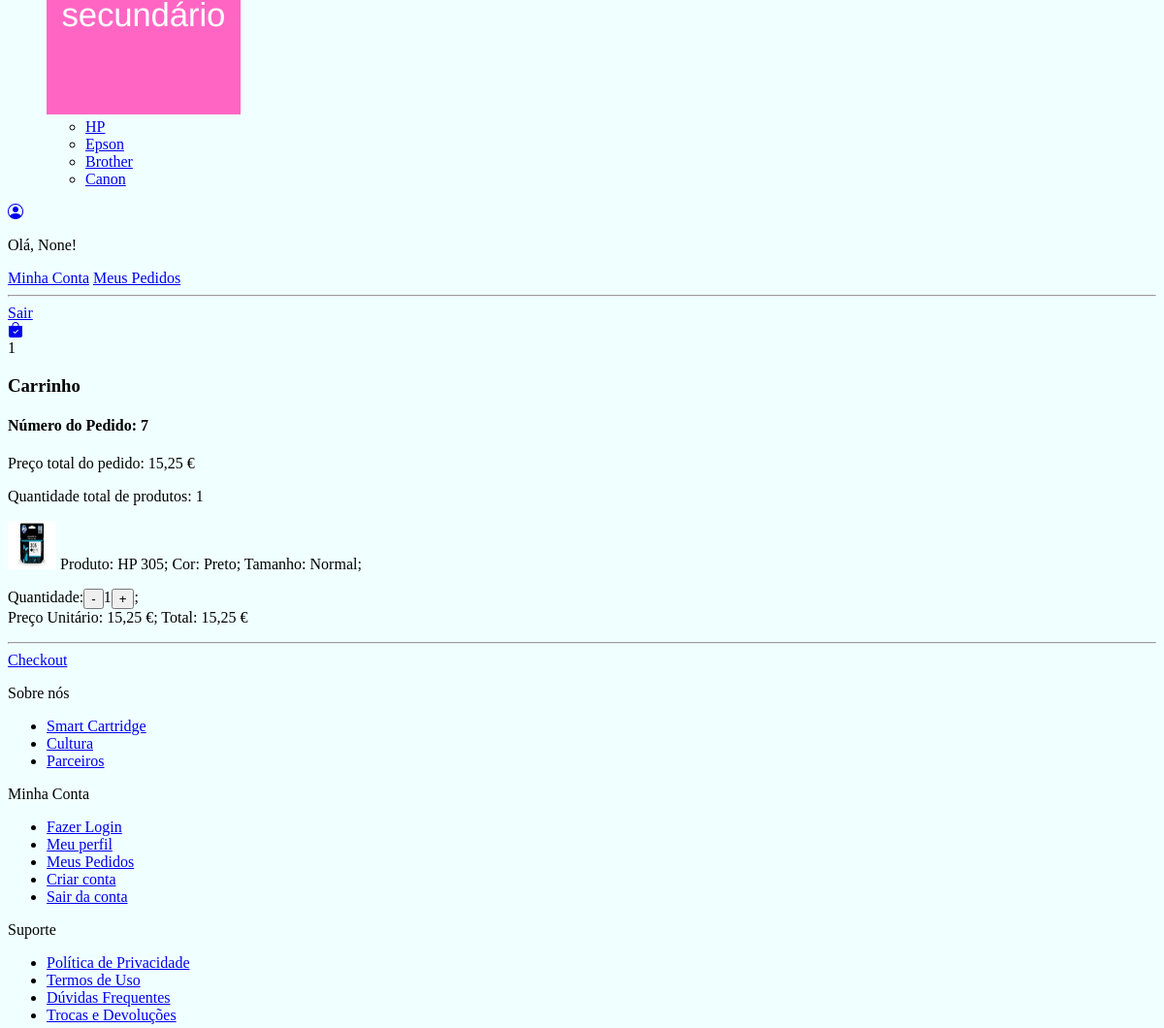
The app's page /carrinho/ (signed in, middle part), older data.
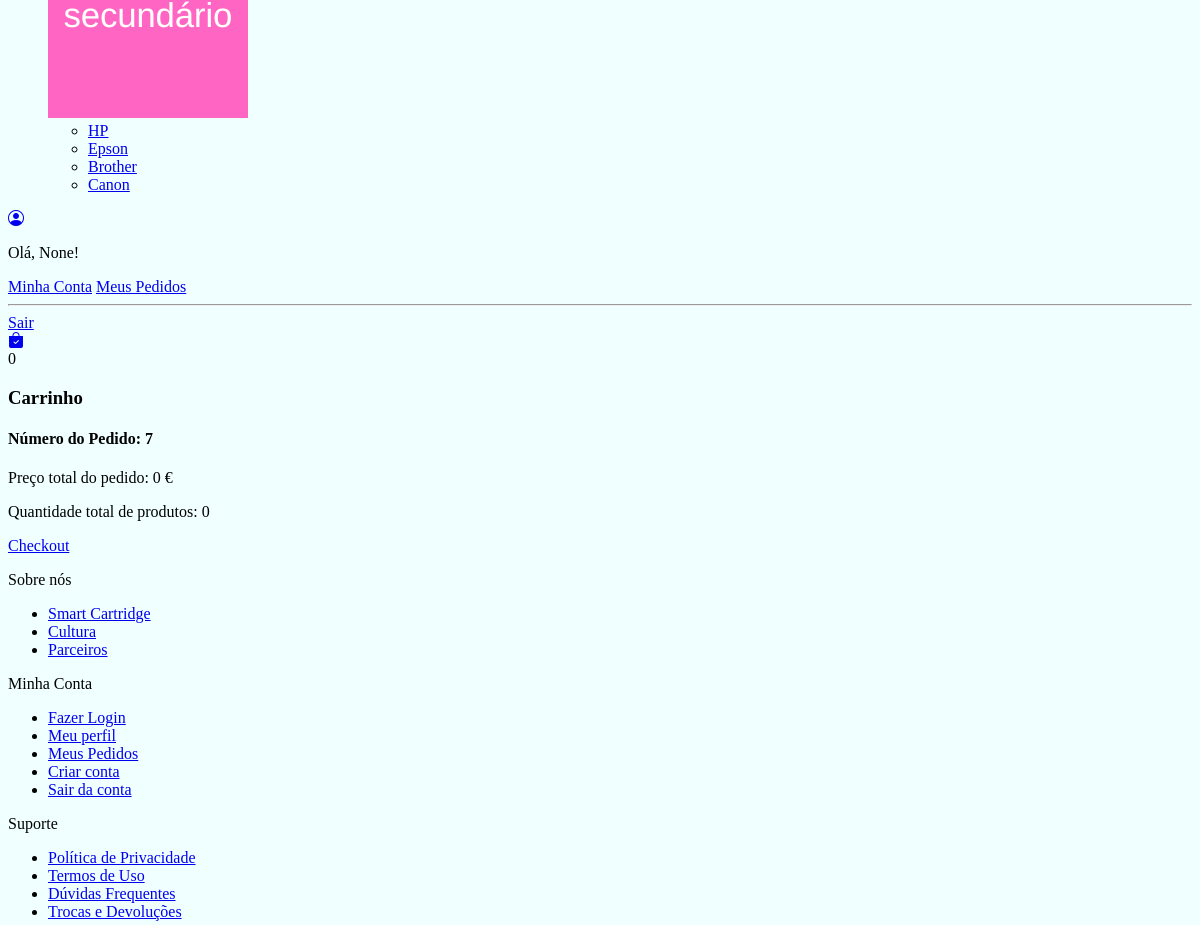
The same page, newer data.
### loja/models.py (models this page shows, shortened)
class Cliente(models.Model):
    nome = models.CharField(max_length=200, null=True, blank=True)
    email = models.CharField(max_length=200, null=True, blank=True)
    telefone = models.CharField(max_length=200, null=True, blank=True)
    id_sessao = models.CharField(max_length=200, null=True, blank=True)
    usuario = models.OneToOneField(User, null=True, blank=True, on_delete=models.CASCADE)

class Pedido(models.Model):
    cliente = models.ForeignKey(Cliente, null=True, blank=True, on_delete=models.SET_NULL)
    finalizado = models.BooleanField(default=False)
    codigo_transacao = models.CharField(max_length=200, null=True, blank=True)
    endereco = models.ForeignKey(Endereco, null=True, blank=True, on_delete=models.SET_NULL)
    data_finalizacao = models.DateTimeField(null=True, blank=True)
    @property
    def quantidade_total(self):
        itens_pedido = ItensPedido.objects.filter(pedido__id=self.id)
        quantidade = sum([item.quantidade for item in itens_pedido])
        return quantidade
    @property
    def preco_total(self):
        itens_pedido = ItensPedido.objects.filter(pedido__id=self.id)
        preco = sum([item.preco_total for item in itens_pedido])
        return preco

class ItensPedido(models.Model):
    itemestoque = models.ForeignKey(ItemEstoque, null=True, blank=True, on_delete=models.SET_NULL)
    quantidade =  models.IntegerField(default=0)
    pedido = models.ForeignKey(Pedido, null=True, blank=True, on_delete=models.CASCADE)
    @property
    def preco_total(self):
        return self.quantidade * self.itemestoque.produto.preco

class ItemEstoque(models.Model):
    produto = models.ForeignKey(Produto, null=True, blank=True, on_delete=models.SET_NULL)
    cor = models.ForeignKey(Cor, null=True, blank=True, on_delete=models.SET_NULL)
    tamanho = models.CharField(max_length=200, null=True, blank=True)
    quantidade = models.IntegerField(default=0)

class Produto(models.Model):
    imagem = models.ImageField(null=True, blank=True)
    nome = models.CharField(max_length=200, null=True, blank=True)
    preco = models.DecimalField(max_digits=10, decimal_places=2)
    ativo = models.BooleanField(default=True)
    categoria = models.ForeignKey(Categoria, null=True, blank=True, on_delete=models.SET_NULL)
    tipo = models.ForeignKey(Tipo, null=True, blank=True, on_delete=models.SET_NULL)

class Cor(models.Model):
    nome = models.CharField(max_length=200, null=True, blank=True)
    codigo = models.CharField(max_length=200, null=True, blank=True)

### loja/views.py (the view, shortened to what this page needs)
# urls.py: path('carrinho/', carrinho, name="carrinho"),
def carrinho(request):
    if request.user.is_authenticated:
        cliente = request.user.cliente
    pedido, criado = Pedido.objects.get_or_create(cliente=cliente, finalizado=False)
    itens_pedido = ItensPedido.objects.filter(pedido=pedido)
    context = {"itens_pedido": itens_pedido, "pedido": pedido, "cliente_existente": True}
    return render(request, 'carrinho.html', context)

### loja/novos_context.py (called while the page is built)
def carrinho(request):
    quantidade_produtos_carrinho = 0
    if request.user.is_authenticated:
        cliente = request.user.cliente
    else:
        if request.COOKIES.get("id_sessao"):
            id_sessao = request.COOKIES.get("id_sessao")
            cliente, criado = Cliente.objects.get_or_create(id_sessao=id_sessao)
        else:
            return {"quantidade_produtos_carrinho": quantidade_produtos_carrinho}
    pedido, criado = Pedido.objects.get_or_create(cliente=cliente, finalizado=False)
    itens_pedido = ItensPedido.objects.filter(pedido=pedido)
    for item in itens_pedido:
        quantidade_produtos_carrinho += item.quantidade
    return {"quantidade_produtos_carrinho": quantidade_produtos_carrinho}

def categorias_tipos(request):
    categorias_navegacao = Categoria.objects.all()
    tipos_navegacao = Tipo.objects.all()
    return {"categorias_navegacao": categorias_navegacao, "tipos_navegacao": tipos_navegacao}

def faz_parte_equipe(request):
    equipe = False
    if request.user.is_authenticated:
        if request.user.groups.filter(name="equipe").exists():
            equipe = True
    return {"equipe": equipe}

### loja/templates/carrinho.html (shortened to what this page needs)
{% extends 'base.html' %}
{% load static %}
{% block body %}
<h3>Carrinho</h3>
{% if cliente_existente%}
    <h4>Número do Pedido: {{ pedido.id }}</h4>
    <p>Preço total do pedido: {{ pedido.preco_total }} €</p>
    <p>Quantidade total de produtos: {{ pedido.quantidade_total }}</p>
    {% for item in itens_pedido %}
    <p>
        <img src="{{ item.itemestoque.produto.imagem.url }}" width="50px" height="50px">
        Produto: {{ item.itemestoque.produto.nome }};
        Cor: {{ item.itemestoque.cor.nome }};
        Tamanho: {{ item.itemestoque.tamanho }};
        <div style="display: flex;">
            Quantidade:
            <form method="post" action="{% url 'remover_carrinho' item.itemestoque.produto.id %}">
                <button type="submit">-</button>
            </form>
            {{item.quantidade}}
            <form method="post" action="{% url 'adicionar_carrinho' item.itemestoque.produto.id %}">
                <button type="submit">+</button>
            </form>;
        </div>
        Preço Unitário: {{item.itemestoque.produto.preco}} €;
        Total: {{ item.preco_total }} €
    </p>
    <hr>
    {% endfor %}
    <a href="{% url 'checkout' %}">Checkout</a>
{% else %}
    <h3>Seu carrinho está vazio!</h3>
    <a href="{% url 'loja' %}">Visite a nossa loja</a>
{% endif %}
{% endblock %}

### loja/templates/base.html (shortened to what this page needs)
{% load static %}
<!DOCTYPE html>
<html lang="pt-br">
<head>
    <link rel="stylesheet" type="text/css" href="{% static 'css/main.css' %}">
    <link href="https://cdnjs.cloudflare.com/ajax/libs/bootstrap-icons/1.10.5/font/bootstrap-icons.min.css" rel="stylesheet">
</head>
<body>
    {% include 'navbar.html' %}
    {% block body %}
    {% endblock %}
    {% include 'rodape.html' %}
</body>
</html>

### loja/templates/navbar.html (shortened to what this page needs)
{% load static %}
<header class="cabecalho">
    <div class="cabecalho__container">
      <nav class="cabecalho__navegacao">
        <ul class="cabecalho__lista">
          <li class="cabecalho__item-lista">
            <div class="cabecalho__expansao-tipos">
              <a class="cabecalho__imagem-link" href="{% url 'loja' %}tinteiros">
                <img src="{% static 'images/menu_sec.png'%}" alt="Imagem do menu secundário" class="cabecalho__imagem"/>
              </a>
              <ul class="cabecalho__lista cabecalho__lista--tipo">
                <li><a class="cabecalho__link cabecalho__link--tipo" href="{% url 'loja' %}hp">HP</a></li>
                <li><a class="cabecalho__link cabecalho__link--tipo" href="{% url 'loja' %}epson">Epson</a></li>
                <li><a class="cabecalho__link cabecalho__link--tipo" href="{% url 'loja' %}brother">Brother</a></li>
                <li><a class="cabecalho__link cabecalho__link--tipo" href="{% url 'loja' %}canon">Canon</a></li>
              </ul>
            </div>
          </li>
        </ul>
      </nav>
    </div>
    <div class="cabecalho__icones">
      <div class="cabecalho__icone-login">
        {% if request.user.is_authenticated %}
        <a class="cabecalho__link-icone" href="javascript: void(0)">
          <i class="bi bi-person-circle"></i>
        {% else %}
        <a class="cabecalho__link-icone" href="{% url 'fazer_login' %}">
          <i class="bi bi-person"></i>
        {% endif %}
        </a>
        <div class="cabecalho__informacoes-perfil">
          <p class="cabecalho__texto">Olá, <span>{{ request.user.cliente.nome }}</span>!</p>
          <a class="cabecalho__link cabecalho__link--perfil" href="{% url 'minha_conta' %}">Minha Conta</a>
          <a class="cabecalho__link cabecalho__link--perfil" href="{% url 'meus_pedidos' %}">Meus Pedidos</a>
          <hr />
          <a class="cabecalho__link cabecalho__link--perfil" href="{% url 'fazer_logout' %}">Sair</a>
        </div>
      </div>
      <div class="cabecalho__icone-carrinho">
        <a class="cabecalho__link-icone" href="{% url 'carrinho' %}">
          <i class="bi bi-bag-check-fill"></i>
        </a>
        <div class="cabecalho__itens cabecalho__itens--visivel">{{ quantidade_produtos_carrinho }}</div>
      </div>
    </div>
  </header>

### loja/templates/rodape.html (shortened to what this page needs)
<footer class="rodape">
    <section class="rodape__secao-formulario">
      <div class="rodape__container">
        <div class="rodape__informacoes">
          <div class="rodape__informacao">
            <p class="rodape__titulo">Sobre nós</p>
            <ul class="rodape__links">
              <li><a href="#">Smart Cartridge</a></li>
              <li><a href="#">Cultura</a></li>
              <li><a href="#">Parceiros</a></li>
            </ul>
          </div>
          <div class="rodape__informacao">
            <p class="rodape__titulo">Minha Conta</p>
            <ul class="rodape__links">
              <li><a href="{% url 'fazer_login' %}">Fazer Login</a></li>
              <li><a href="{% url 'minha_conta' %}">Meu perfil</a></li>
              <li><a href="{% url 'meus_pedidos' %}">Meus Pedidos</a></li>
              <li><a href="{% url 'criar_conta' %}">Criar conta</a></li>
              <li><a href="{% url 'fazer_logout' %}">Sair da conta</a></li>
            </ul>
          </div>
          <div class="rodape__informacao">
            <p class="rodape__titulo">Suporte</p>
            <ul class="rodape__links">
              <li><a href="#">Política de Privacidade</a></li>
              <li><a href="#">Termos de Uso</a></li>
              <li><a href="#">Dúvidas Frequentes</a></li>
              <li><a href="#">Trocas e Devoluções</a></li>
            </ul>
          </div>
        </div>
      </div>
    </section>
</footer>

### static/css/main.css (style rules this page uses)
body { background-color:azure; }

Row changes from the older to the newer data that the page shows:
removed ItensPedido: itemestoque.produto.imagem (picture), itemestoque.produto.nome "HP 305", itemestoque.cor.nome "Preto", itemestoque.tamanho "Normal", quantidade "1", itemestoque.produto.preco "15,25", preco_total "15,25"
computed for Pedido id 7: preco_total "15,25" → "0"; quantidade_total "1" → "0"
Text that changed along with them:
{{ quantidade_produtos_carrinho }}: "1" → "0"
